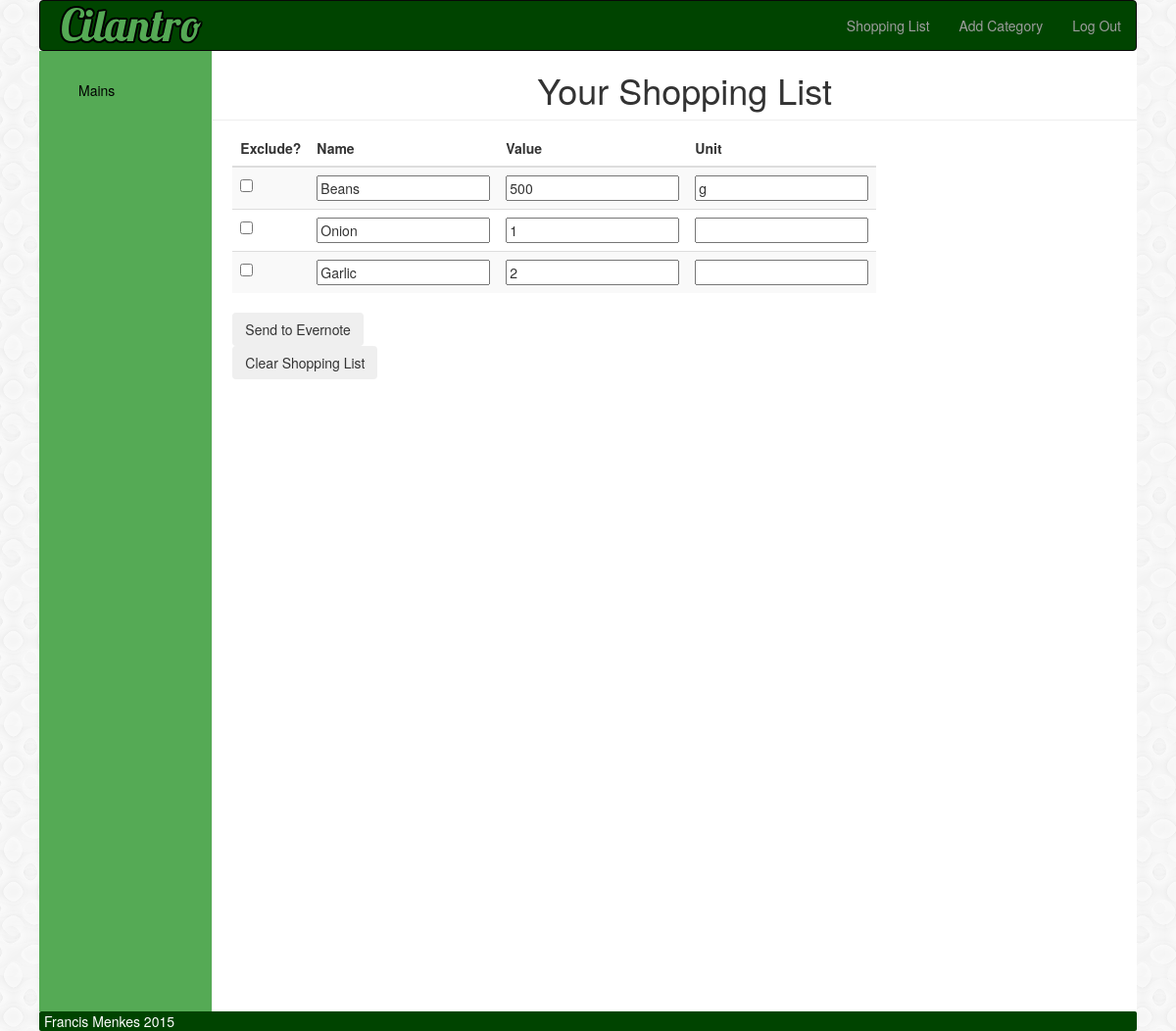
/cilantro/shopping_list/ (signed in), run on an earlier commit of the app's database.
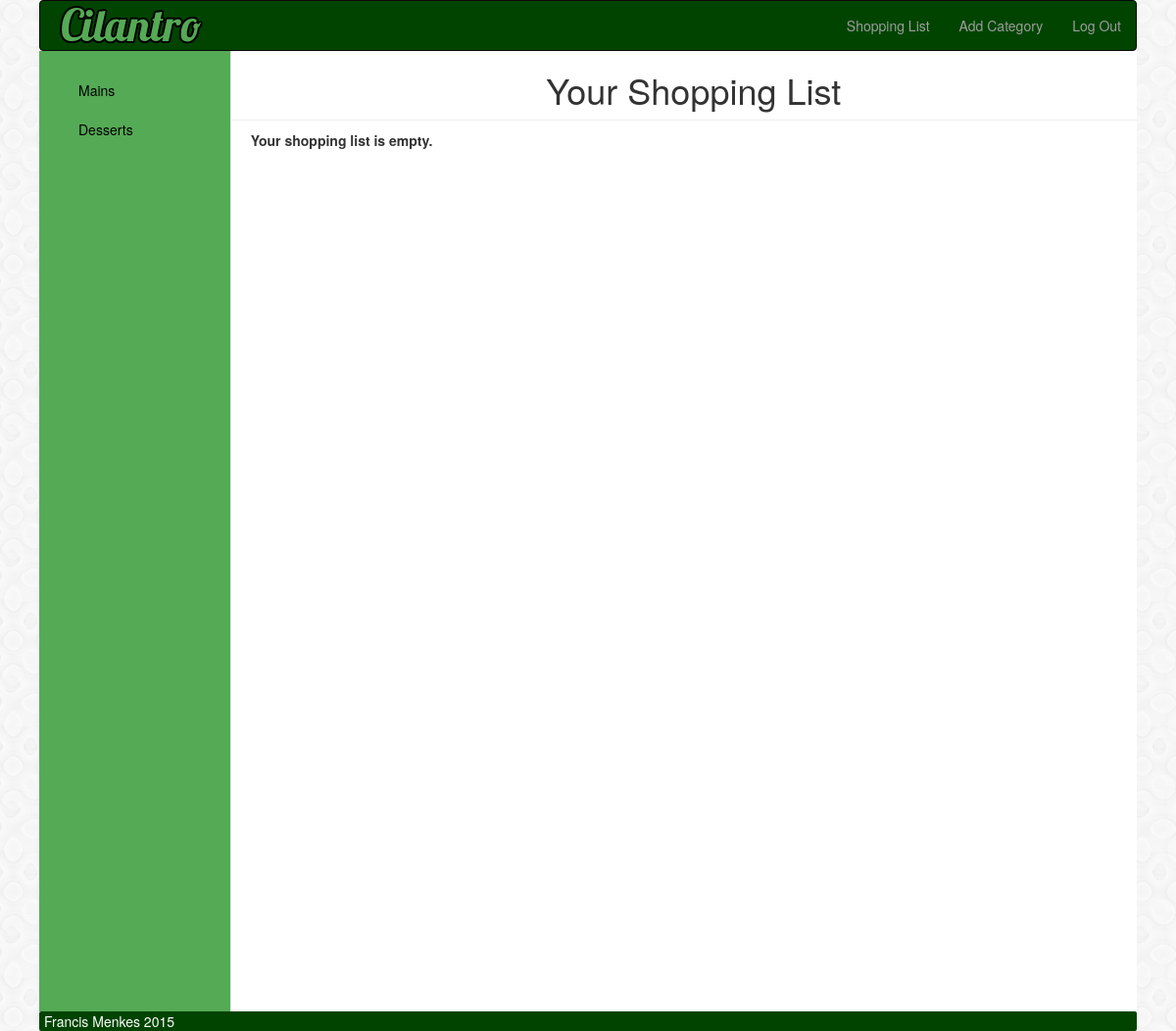
And on a later commit of the database.
### cilantro/models.py (models this page shows, shortened)
class Category(models.Model):
    name = models.CharField(max_length=128, unique=True)
    user = models.ForeignKey(User)
    slug = models.SlugField(unique=True)
    class Meta:
        verbose_name_plural = "categories"

### cilantro/views.py (the view)
def shopping_list(request):
    context_dict = {}
    shoplist = Recipe.objects.get(user=request.user, is_shopping_list=True)
    ingredients = RecipeIngredient.objects.filter(recipe=shoplist)
    if request.method == 'POST':
        formset = ShoppingListFormSet(request.POST, queryset=ingredients)
        if formset.is_valid():
            for form in formset.forms:
                if form.cleaned_data.get('is_checked'):
                    instance = form.save(commit=False)
                    instance.delete()
                else:
                    form.save(commit=True)
        send_to_evernote(ingredients)
        return redirect(index)
    else:
        formset = ShoppingListFormSet(queryset=ingredients)
        context_dict['formset'] = formset
        context_dict['ingredients'] = ingredients
    return render(request, 'cilantro/shopping_list.html', context_dict)

### cilantro/forms.py (called while the page is built)
    def add_fields(self, form, index):
        super(ShoppingListFormSet, self).add_fields(form, index)
        form.fields['is_checked'] = forms.BooleanField(required=False)

### cilantro/templatetags/cilantro_extras.py (called while the page is built)
@register.inclusion_tag('cilantro/cats.html')
def get_category_list(user, cat=None):
    return {'cats': Category.objects.filter(user=user), 'act_cat': cat, 'recipes': Recipe.objects.all(), 'user': user}

### templates/cilantro/shopping_list.html (shortened to what this page needs)
{% extends 'base.html' %}
        {% load cilantro_extras %}
        {% block body_block %}
        <div class="cilantro-header"><h1>Your Shopping List</h1></div>
        {% if ingredients %}
        <div id="shoplist">
        <form method="post" action=".">
        <table class="table table-striped" id="shopping-table">
    <thead>
      <tr>
        <th>Exclude?</th>
        <th>Name</th>
        <th>Value</th>
        <th>Unit</th>
      </tr>
    </thead>
    <tbody>
    {% for form in formset.forms %}
      <tr>
        <td>
          {{ form.is_checked }}
        </td>
        <td>{{ form.name }}</td>
        <td>{{ form.value }}</td>
        <td>{{ form.unit }}</td>
      </tr>
    {% endfor %}
    </tbody>
  </table>
        <button class="btn" type="submit" name="submit">Send to Evernote</button>
        </form>
        <button class="btn btn-clear-list" data-userid="{{ user.id }}">Clear Shopping List</button>
        </div>
        {% else %}
        <strong>Your shopping list is empty.</strong>
        {% endif %}
        {% endblock %}

### templates/cilantro/cats.html (shortened to what this page needs)
<ul class="nav nav-sidebar">
{% if cats %}
    {% for c in cats %}
        {% if c.name != "Shopping Lists" %}
           <li>
               <a class="category-item" href="#">{{ c.name }}</a>
                           </li>
        {% endif %}
       {% endfor %}
{% else %}
       <li><strong>There are no categories present.</strong></li>
{% endif %}
    </ul>

What changed in the data, as far as the page shows it:
added Category: name "Desserts"
Also different on the page:
text no longer shown: "Exclude? Name Value Unit Send to Evernote Clear Shopping List"
text now shown: "Your shopping list is empty."
list line gone: "☐ Beans 500 g"
list line gone: "☐ Onion 1 "
list line gone: "☐ Garlic 2 "
